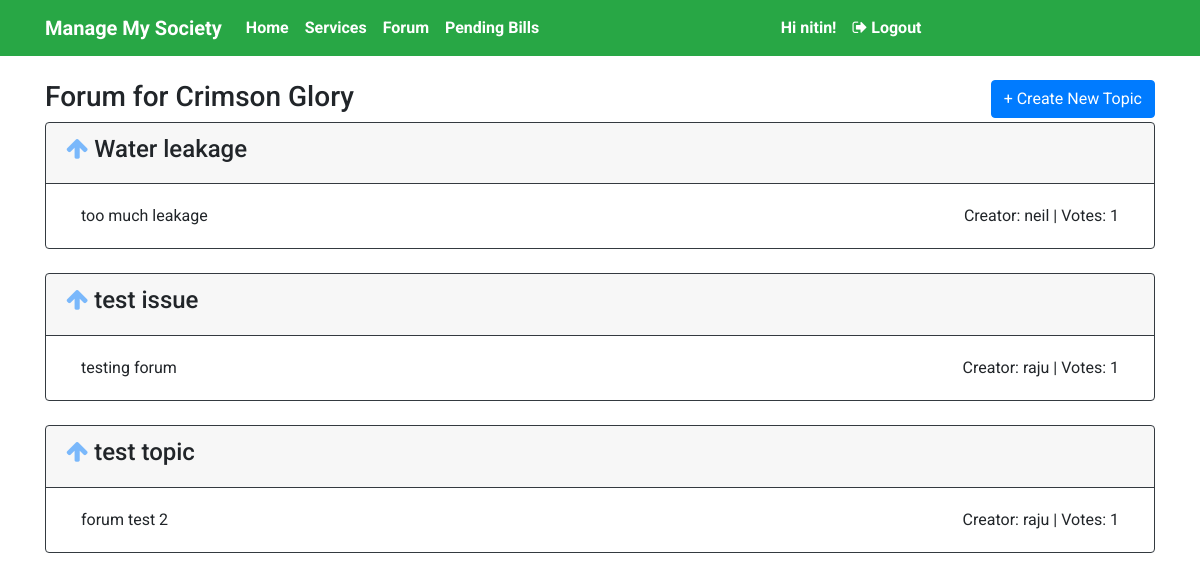
Screenshot of /forum/ (signed in) with the database file from the repository.
### societies/models.py (models this page shows, shortened)
class SocietyDetail(models.Model):
    address = models.CharField(max_length = 1000, null = False)
    secretary = models.ForeignKey(User, on_delete=models.CASCADE)
    society_name = models.CharField(max_length = 100, null = False)
    def __str__(self):
        return self.society_name

class Forum(models.Model):
    title = models.CharField(max_length = 100, null = False)
    description = models.CharField(max_length = 1000, null = False)
    creator = models.ForeignKey(User, on_delete=models.CASCADE)
    votes = models.IntegerField( null=False, default=0)
    voters = models.CharField(max_length = 500, null = False, default = "")
    society = models.ForeignKey(SocietyDetail, on_delete=models.CASCADE)

### users/views.py (the view)
# urls.py: path('forum/', user_views.forumDisplay, name = 'forum'),
@login_required
def forumDisplay(request):
    owner = get_object_or_404(Owner, name = request.user)
    issues = Forum.objects.filter(society = owner.society)
    voters = [issue.voters.strip('][').split(', ') for issue in issues]
    return render(request, 'societies/forumPage.html',
                {
                'issues': issues,
                'society_name': owner.society,
                'voters': voters,
                }
    )

### societies/templates/societies/forumPage.html (shortened to what this page needs)
{% extends 'users/base.html' %}
{% block content %}
<div class="container">
    <div class="row">
        <div class="col">
            <h3>Forum for {{ society_name }}</h3>
        </div>
        <div class="col" style="text-align: right;">
            <a href="{% url 'newtopic' %}" class="btn btn-primary">+ Create New Topic</a>
        </div>
    </div>
    {% for i in issues %}
        <div class="card border-dark">
            <div class="card-header border-dark">
                {% if user.username in i.voters %}
                    <h4>
                        <i class="fa fa-arrow-up" style="opacity: 0.5; color: orange;" aria-hidden="true">
                        </i>
                        {{ i.title }}
                    </h4>
                {% else %}
                    <h4>
                        <a href id="arrow" onclick="upVote({{ i.pk }})">
                            <i class="fa fa-arrow-up" style="opacity: 0.5;" aria-hidden="true"></i>
                        </a>
                        {{ i.title }}
                    </h4>
                {% endif %}
            </div>
            <div class="card-body">
                <div class="container">
                    <div class="row">
                        <div class="col">{{i.description}}</div>
                        <div class="col" style="text-align: right;">
                            Creator: {{ i.creator }} | Votes: {{ i.votes }}
                        </div>
                    </div>
                </div>
            </div>
        </div>
        <br/>
    {% endfor %}
</div>
{% endblock content %}

### users/templates/users/base.html (shortened to what this page needs)
<!DOCTYPE html>
<html>
    <head>
        <link href="https://stackpath.bootstrapcdn.com/font-awesome/4.7.0/css/font-awesome.min.css" rel="stylesheet">
        <link rel="stylesheet" href="https://maxcdn.bootstrapcdn.com/bootstrap/4.0.0/css/bootstrap.min.css">
        <link rel="stylesheet" href="http://code.jquery.com/ui/1.10.3/themes/smoothness/jquery-ui.css" />
    </head>
    <body style="font-family: 'Roboto', sans-serif;">
        <nav class="navbar sticky-top navbar-expand-lg navbar-dark bg-success" style="font-weight: bolder;">
            <div class="container">
                <a class="navbar-brand"  href="{% url 'landing' %}">Manage My Society</a>
                <div class="collapse navbar-collapse" id="navbarText">
                    <div class="navbar-nav mr-auto">
                        <a class="nav-item nav-link" href="{% url 'home' %}">Home</a>
                        <a class="nav-item nav-link" href="{% url 'landing' %}#services">Services</a>
                        {% if user.username %}
                        <a class="nav-item nav-link" href="{% url 'forum' %}">Forum</a>
                        <a class="nav-item nav-link" href="{% url 'pendingbills' %}">Pending Bills</a>
                        {% endif %}
                    </div>
                    <div class="navbar-nav mr-auto">
                        {% if user.username %}
                        <span class="nav-item nav-link">Hi {{ user.username }}!</span>
                        <a class="nav-item nav-link" href="{% url 'logout' %}">
                            <i class="fa fa-sign-out" aria-hidden="true"></i> Logout
                        </a>
                        {% else %}
                        <a class="nav-item nav-link" href="{% url 'login' %}">
                            <i class="fa fa-user-circle"></i> Login</a>
                        {% endif %}
                    </div>
                </div>
            </div>
        </nav>
        <br/>
        {% block content %} {% endblock %}
    </body>
</html>

### users/templates/users/base.html (style rules this page uses)
.nav-item { color: white !important; }

### rows the page displays
SocietyDetail: society_name "Crimson Glory"
Forum: title "Water leakage", description "too much leakage", creator "neil", votes "1"
Forum: title "test issue", description "testing forum", creator "raju", votes "1"
Forum: title "test topic", description "forum test 2", creator "raju", votes "1"

### other values shown
{{ user.username }} "nitin"
